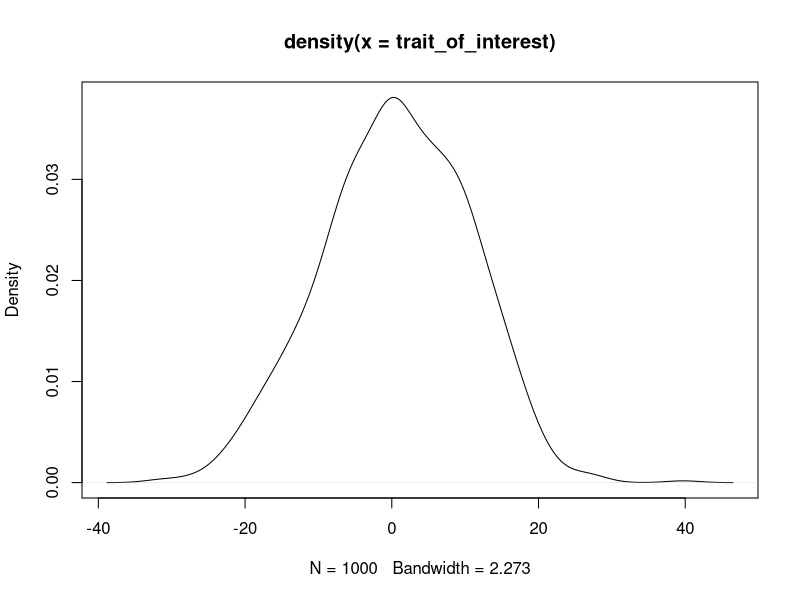
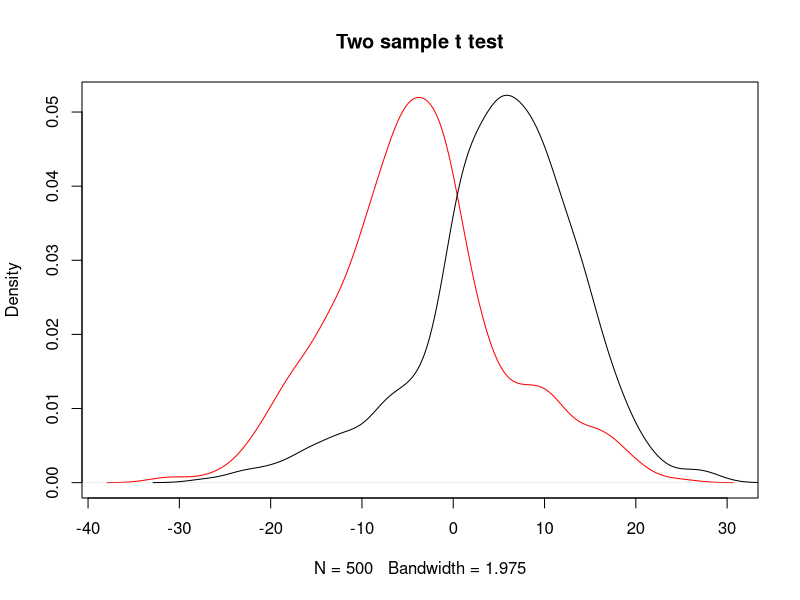
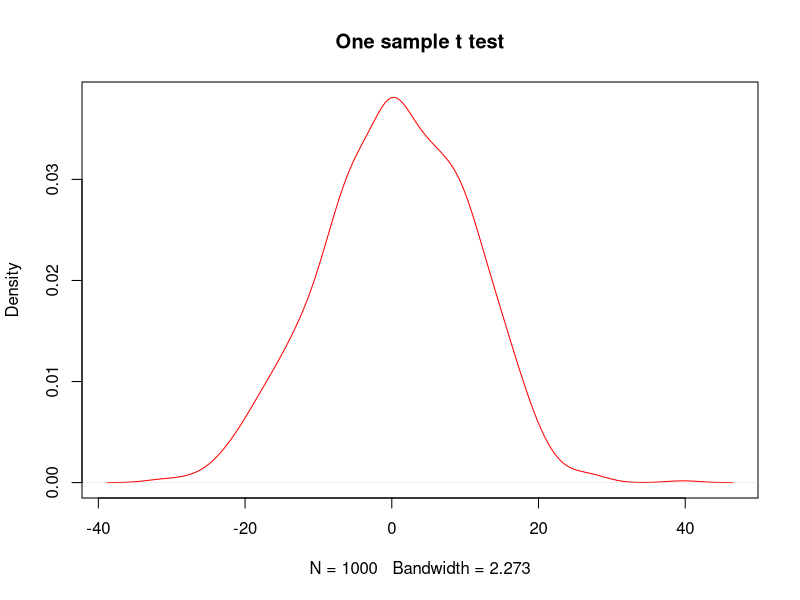

These charts were generated, in order, by the following R code:
## ---- chunk 1
knitr::opts_chunk$set(echo = TRUE)
## ---- chunk 2
rnorm(1000, 0, 10)->trait_of_interest ### change this to be a trait that you're actually interested in, with an appropriate distribution! 

plot(density(trait_of_interest))
min(trait_of_interest)
max(trait_of_interest)

## ---- chunk 3

yes<-sample(trait_of_interest, 500, replace=FALSE, prob = ifelse(trait_of_interest>0, 0.95, 0.15)) #### play with this line! Is the test statistically significant. When is it not?
predictor_t.test<-(trait_of_interest %in% yes)

cbind.data.frame(trait_of_interest, predictor_t.test)->data

mean(data[which(data$predictor_t.test==TRUE),1])
mean(data[which(data$predictor_t.test==FALSE),1])
t.test(trait_of_interest~predictor_t.test, data=data) ### this does a two sample t-test. What would a one sample t test be testing? How would you do that?

### plots our two samples for distribution
plot(density(data[which(data$predictor_t.test==FALSE),1]), col="red", main="Two sample t test")
lines(density(data[which(data$predictor_t.test==TRUE),1]), ylim=c(0, 0.1), xlim=c(-20,20), main="Two Sample T test")

###plot one sample distribution
plot(density(data$trait_of_interest), col="red", main="One sample t test")
t.test(data$trait_of_interest) ### what is this test doing?


## ---- chunk 4

test1<-sample(trait_of_interest, 200, replace=FALSE, prob = ifelse(trait_of_interest>7, 0.95, 0.15))
test2<-sample(trait_of_interest[which(trait_of_interest %in% test1 == FALSE)], 200, replace=FALSE, prob = ifelse(trait_of_interest[which(trait_of_interest %in% test1 == FALSE)] >4, 0.95, 0.15))
test3<-sample(trait_of_interest[which(trait_of_interest %in% test2 == FALSE | trait_of_interest %in% test1 ==FALSE)], 200, replace=FALSE, prob = ifelse(trait_of_interest[which(trait_of_interest %in% test2 == FALSE | trait_of_interest %in% test1 == FALSE)] >0, 0.95, 0.15))
test4<-sample(trait_of_interest[which(trait_of_interest %in% test2 == FALSE | trait_of_interest %in% test1 ==FALSE | trait_of_interest %in% test3 == FALSE)], 200, replace=FALSE, prob = ifelse(trait_of_interest[which(trait_of_interest %in% test2 == FALSE | trait_of_interest %in% test1 ==FALSE | trait_of_interest %in% test3 == FALSE)] >-4, 0.95, 0.15))


anova_predictor<-data.frame(ifelse(trait_of_interest %in% test1 == TRUE, "group1", ifelse(trait_of_interest %in% test2 == TRUE, "group2", ifelse(trait_of_interest %in% test3 == TRUE, "group3", ifelse(trait_of_interest %in% test4 == TRUE, "group4", "group5")))))

data2<-cbind.data.frame(data, anova_predictor)
names(data2)<-c("trait_of_interest", "predictor_t.test", "anova_predictor")


anova(aov(trait_of_interest~anova_predictor, data=data2)) ### what does this do?

anova(lm(trait_of_interest~anova_predictor, data=data2)) ### what does this do? 
summary(aov(trait_of_interest~anova_predictor, data=data2)) ### what does this do? What do you notice about the last three tests?

### what information is missing here that you wished you had to understand your study better?
analysis_of_variance<-aov(trait_of_interest~anova_predictor, data=data2) ##name the model to keep it for downstream
TukeyHSD(analysis_of_variance, conf.level = 0.95) ### what does this do, and where are the differences?

